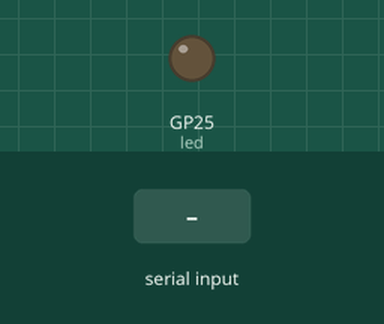
Bench run of a program on a simulated Raspberry Pi Pico running MicroPython. Parts: output pins drawn as LEDs (lit = HIGH). Inputs (shaded band) come from the test bench. Files the program writes start out absent; what the program prints to the serial console is not drawn.

Above: at 1.2 s.
1.3 s: "1" typed at the serial console, then Enter
At 2.5 s:
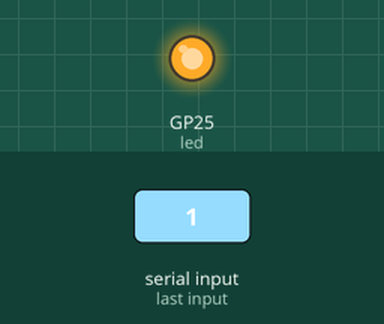
2.8 s: "0" typed at the serial console, then Enter
At 4.0 s:
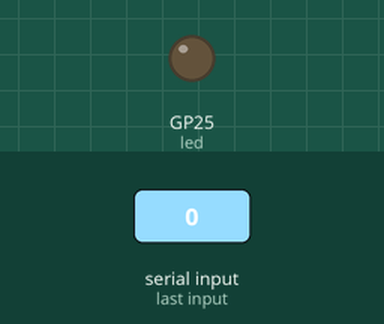
4.3 s: "2" typed at the serial console, then Enter
At 5.7 s:
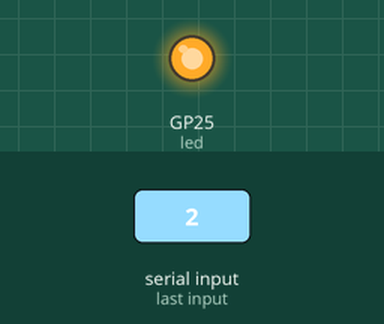
Timing chart, 0 to 7.3 s (numbered marks = the images above; inputs shaded):
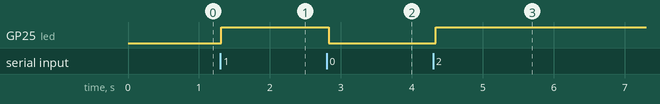

The program:

usb_serial_read_write.py
```python
## send state information from pico -> GUI over usb serial
## write motor commands to pico

from machine import UART, Pin
import time
import sys, uselect

## Offline debugging function to ensure Pico is alive
def blink_led():
    led = Pin(25, Pin.OUT)
    led.toggle()
    time.sleep(0.1)

def listen_for_commands():
    buff = []

    ## see if we have anything from GUI, over usb
    file = open('log.txt', 'a')
    select_result = uselect.select([sys.stdin], [], [], 0)
    while select_result[0]:
        input_character = sys.stdin.read(1)
        buff.append(input_character)
        select_result = uselect.select([sys.stdin], [], [], 0)

    if '\n' in buff:
        blink_led()
        end_index = buff.index('\n')
        input_line = "".join(buff[:end_index])
        return str(input_line)

        if end_index < len(buff):
            buff = buff[end_index + 1 :]
        else:
            buff = []
    else:
        input_line = ""

    ## default = read from pi zero
    return "10,12,13,14,15,16"

def send_state_to_serial():
    data_out = listen_for_commands()
    ## listen, set targets, then print to serial

    print(data_out)

while True:
    #blink_led()
    send_state_to_serial()
    time.sleep(0.1)
    
```

Measured:
- after the input at 1.3 s, GP25 (led): LOW → HIGH at once
- after the input at 2.8 s, GP25 (led): HIGH → LOW at once
- after the input at 4.3 s, GP25 (led): LOW → HIGH at once
